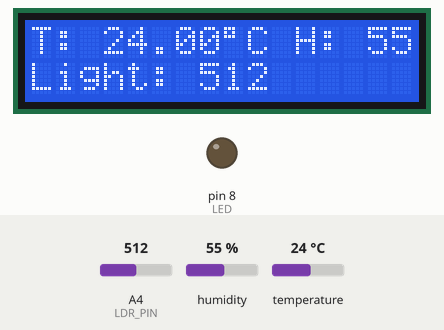
This sketch was run on a simulated Arduino Uno, built with avr-gcc and run on an emulated ATmega328P. On the bench: 16×2 character LCD, output pins drawn as LEDs (lit = HIGH). The test bench sets the inputs (shaded band); at power-on: A4 (LDR_PIN) = 512, humidity 55 %, temperature 24 °C. What the sketch prints to the serial monitor is not drawn.

Above: at 2.2 s.
2.3 s: A4 (LDR_PIN) set to 31
At 4.5 s:
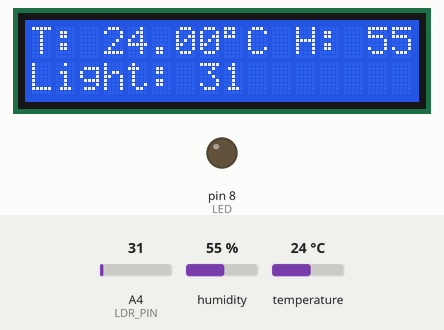
8.3 s: A4 (LDR_PIN) set to 28
At 11.7 s:
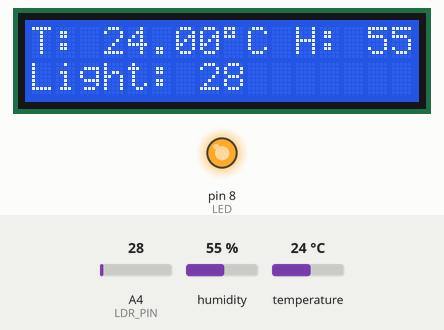
14.3 s: humidity set to 22 %
At 15.8 s:
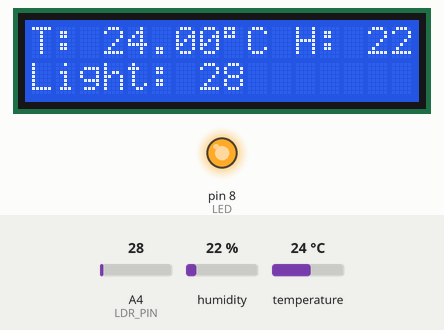
18.8 s: temperature set to 12 °C
At 20.0 s:
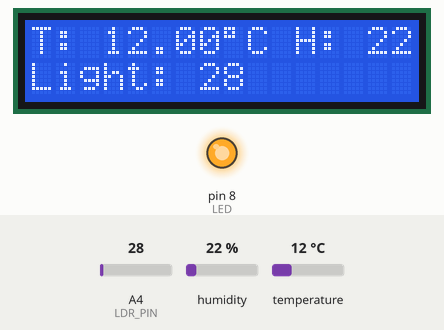
22.8 s: humidity set to 40 %
At 24.2 s:
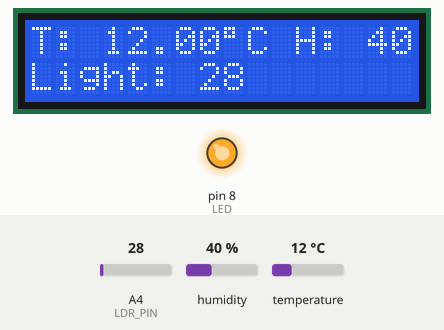
26.9 s: A4 (LDR_PIN) set to 0
At 28.4 s:
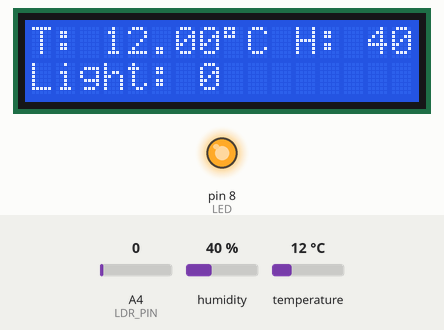
Timing chart, 0 to 29.9 s (numbered marks = the images above; inputs shaded):
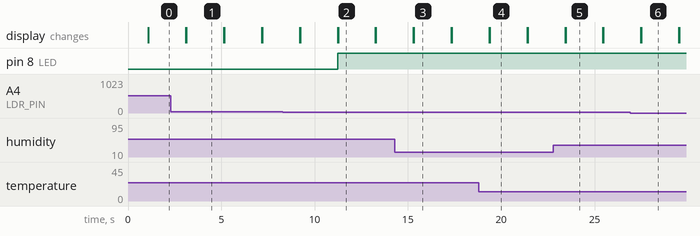

The sketch:

sketch_apr4a.ino
```cpp
#include <DHT.h>               // Bibliothek für den DHT-Sensor (Temperatur & Luftfeuchtigkeit)
#include <LiquidCrystal.h>     // Bibliothek für das LCD-Display

// --- Pin-Definitionen ---
#define DHT_PIN 7              // Datenpin für den DHT11
#define DHT_TYPE DHT11         // Sensortyp: DHT11
#define LED 8                  // LED-Pin für Lichtanzeige
#define LDR_PIN A4             // Analoger Pin für LDR (Lichtsensor)


DHT dht(DHT_PIN, DHT_TYPE);    // DHT-Sensor initialisieren
LiquidCrystal lcd(12, 11, 5, 4, 3, 2); // LCD-Display: RS=12, E=11, D4=5, D5=4, D6=3, D7=2

// --- Parameter ---
int limit = 30;                // Schwellenwert für LDR (Helligkeit)

void setup() {
    pinMode(LED, OUTPUT);      // LED-Pin als Ausgang definieren
    Serial.begin(9600);        // Serielle Kommunikation starten
    dht.begin();               // DHT-Sensor starten
    lcd.begin(16, 2);          // LCD-Display initialisieren (16 Zeichen, 2 Zeilen)


    lcd.print("mini wetter station");
    delay(1000);
    lcd.clear();               // Display nach 1 Sekunde löschen
}

void loop() {
    // --- Sensordaten lesen ---
    float temp = dht.readTemperature(); // Temperatur in °C
    float hum = dht.readHumidity();     // Luftfeuchtigkeit in %
    int ldr_wert = analogRead(LDR_PIN); // Helligkeit (0-1023)

    // Fehlerbehandlung für den DHT11
    if (isnan(temp) || isnan(hum)) { // wird ausgeführt wenn der gelesene Wert keine zahl ist
        Serial.println("Fehler beim Lesen des DHT11");
    }

    // --- Werte auf LCD anzeigen ---
    lcd.setCursor(0, 0);         // Erste Zeile
    lcd.print("T: ");
    lcd.print(temp);
    lcd.print((char)223);        // Grad-Symbol
    lcd.print("C ");
    lcd.print("H: ");
    lcd.print(hum);
    lcd.print("%");

    lcd.setCursor(0, 1);         // Zweite Zeile
    lcd.print("Light: ");
    lcd.print(ldr_wert);

    // --- Werte im Serial Monitor ausgeben ---
    Serial.print("Temperature: ");
    Serial.print(temp);
    Serial.print(" *C, Humiditaet: ");
    Serial.print(hum);
    Serial.print(" %, Licht: ");
    Serial.println(ldr_wert);

    delay(2000);                 // 2 Sekunden warten
    lcd.clear();                 // Display leeren für nächste Aktualisierung

    // --- LED-Steuerung abhängig von der Helligkeit ---
    if (ldr_wert < limit) {
        digitalWrite(LED, HIGH); // LED einschalten (wenn dunkel)
    } else {
        digitalWrite(LED, LOW);  // LED ausschalten (wenn hell)
    }
}
```

Measured:
- the behaviour switches between 30 and 29 on A4 (LDR_PIN) (found by bisection; images 1 and 2)
- after the input at 2.3 s, the display: first differs from a run without the input after 0.83 s (image 1)
- after the input at 8.3 s, pin 8 (LED): LOW → HIGH after 2.9 s; the display: first differs from a run without the input after 0.92 s (image 2)
- after the input at 14.3 s, the display: first differs from a run without the input after 1.0 s (image 3)
- after the input at 18.8 s, the display: first differs from a run without the input after 0.58 s (image 4)
- after the input at 22.8 s, the display: first differs from a run without the input after 0.65 s (image 5)
- after the input at 26.9 s, the display: first differs from a run without the input after 0.61 s (image 6)
